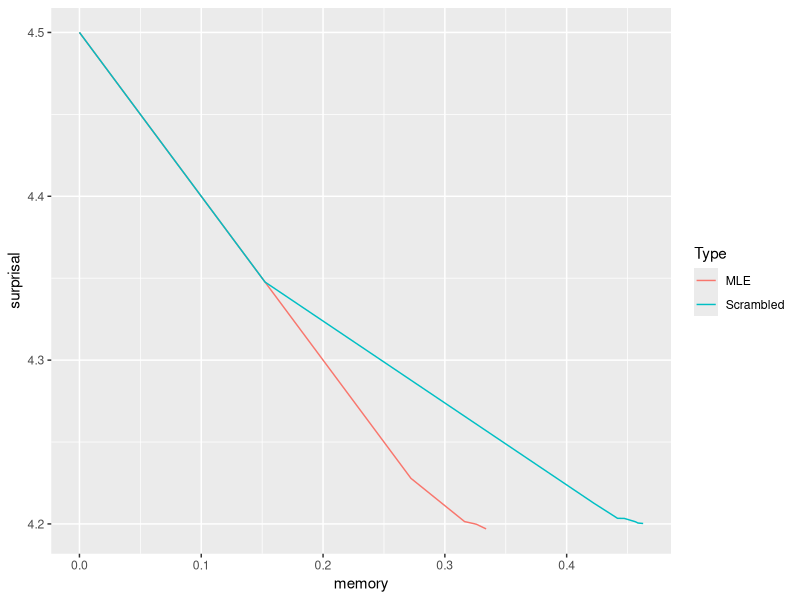

Source code (R):
i1=c(0, 0.2721713981628433, 0.030851562499997875, -0.0030195312499987637, -0.00011523437499860734, 0.00030468749999812417, -0.0016074218750006253, 0.0002031249999987494)
i2=c(0, 0.152348644256592, 0.13503564453124994, 0.012028808593750107, -0.0027910156249992824, 0.0030908203124990763, -0.001051757812499332, -0.0021035156250022177)


unigramEnt = 4.5

surprisals1 = unigramEnt - cumsum(i1)
surprisals2 = unigramEnt - cumsum(i2)

memories1 = cumsum((0:7)*i1)
memories2 = cumsum((0:7)*i2)


data1 = data.frame(surprisal=surprisals1, memory=memories1)
data2 = data.frame(surprisal=surprisals2, memory=memories2)
data1$Type = "MLE"
data2$Type = "Scrambled"
data = rbind(data1, data2)

library(ggplot2)

plot = ggplot(data, aes(x=memory, y=surprisal, group=Type, color=Type)) + geom_line()




